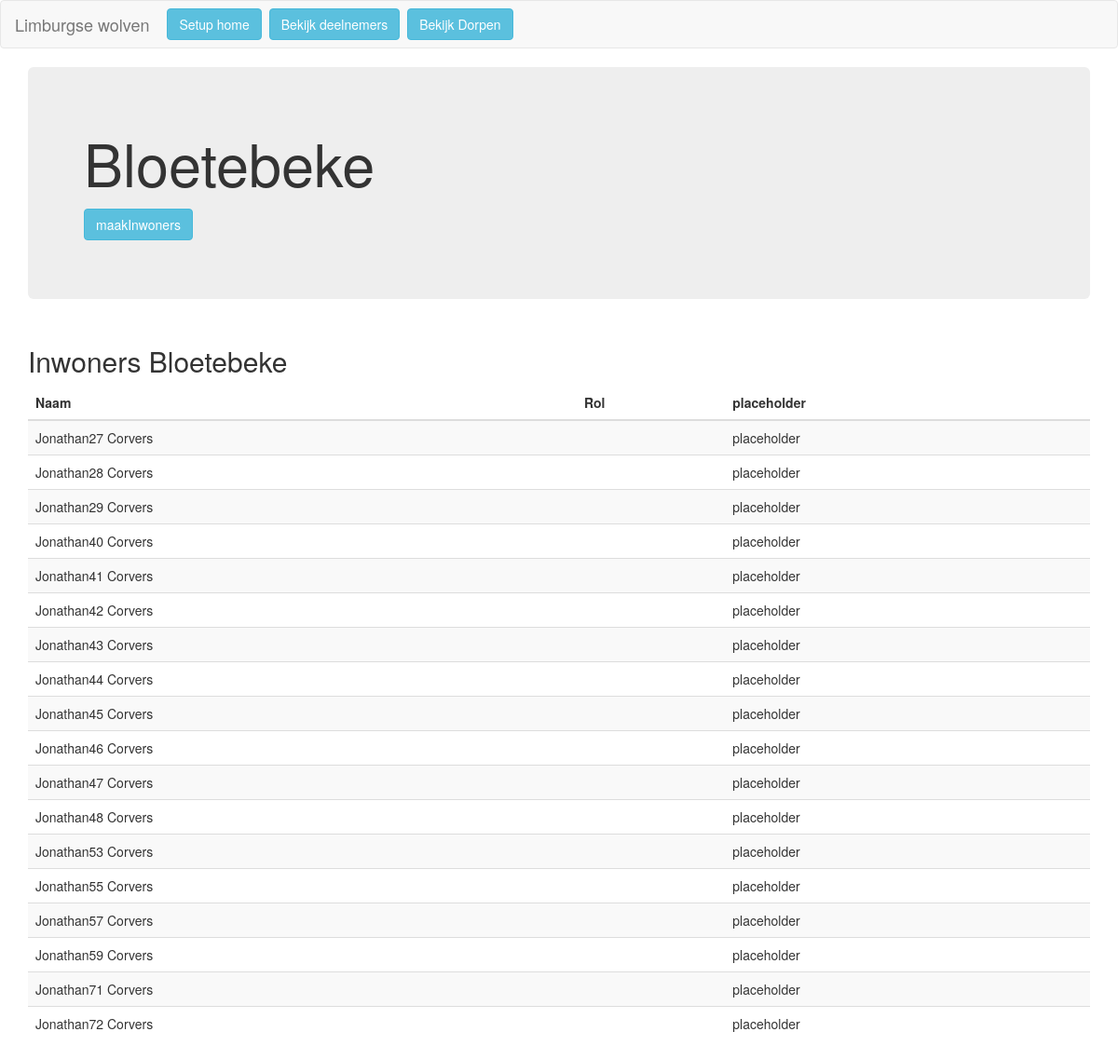
The page /village/Bloetebeke/villagers/ (signed in) on the database its author committed.
### Autospelleider/models.py (models this page shows, shortened)
@python_2_unicode_compatible
class Village(models.Model):
    village_name = models.CharField(max_length=200)
    village_ID = models.PositiveIntegerField(null=True)
    start_inhabitants = models.PositiveIntegerField(null=True)
    timer = models.OneToOneField(Timer, related_name='village_timer', on_delete=models.CASCADE, blank=True, null=True)
    balance = models.IntegerField(null=True, blank=True)
    start_characters_amounts = models.CharField(max_length=200, null=True,blank=True)
    start_characters = models.CharField(max_length=1000, null=True,blank=True)
    influences = models.CharField(max_length=200, null=True,blank=True)

@python_2_unicode_compatible
class Villager(models.Model):
    role = models.CharField(max_length=200, blank=True)
    familiars = models.ManyToManyField("self", blank=True, related_name='villager_familiars')
    village = models.ForeignKey(Village, on_delete=models.SET_NULL, blank=True, null=True)
    participant = models.OneToOneField(Participant, on_delete=models.CASCADE, null=True)
    alive = models.BooleanField(default=True)
    seat = models.PositiveIntegerField(blank=True, null=True)

@python_2_unicode_compatible
class Participant(models.Model):
    first_name = models.CharField(max_length=200)
    last_name = models.CharField(max_length=200)
    participant_ID = models.PositiveIntegerField(null=True)
    reservation_ID = models.PositiveIntegerField(null=True)
    group = models.ForeignKey(Group, on_delete=models.SET_NULL, blank=True, null=True,)
    main_subscriber = models.BooleanField(default=False)
    paid = models.BooleanField(default=False)
    present = models.BooleanField(default=False)

### Autospelleider/views.py (the view)
# urls.py: url(r'^village/(?P<village_name>.+?)/villagers/$', views.villagers, name='villagers'),
@login_required(login_url='/admin/login/')
def villagers(request, village_name):
    village = get_object_or_404(Village, village_name=village_name)
    return render(request, 'Autospelleider/villagers.html', {
        'village': village,
    })

### Autospelleider/templates/Autospelleider/villagers.html (shortened to what this page needs)
{% extends "Autospelleider/navbar.html" %}
{% block jumbotron %}
<div class="container">
  <div class="jumbotron">
    <h1>{{ village.village_name }}</h1>
    <p><form action="{% url 'Autospelleider:maakInwoners' village.village_name %}" method="post">
                <input type="submit" value="maakInwoners" class="btn btn-info">
            </form></p>
  </div>
</div>
{% endblock %}
{% block content %}
<div class="container">
  <h2>Inwoners {{ village.village_name }}</h2>
  <table class="table table-striped">
    <thead>
      <tr>
        <th>Naam</th>
        <th>Rol</th>
        <th>placeholder</th>
      </tr>
    </thead>
    <tbody>
      {% for villager in village.villager_set.all %}
      <tr>
        <td>{{ villager.participant.first_name }} {{ villager.participant.last_name }}</td>
        <td>{{ villager.role }}</td>
        <td>placeholder</td>
      </tr>
      {% endfor %}
    </tbody>
  </table>
</div>
{% endblock %}

### rows shown on the page
Village: village_name "Bloetebeke"
Villager: participant.first_name "Jonathan27", participant.last_name "Corvers"
Villager: participant.first_name "Jonathan28", participant.last_name "Corvers"
Villager: participant.first_name "Jonathan29", participant.last_name "Corvers"
Villager: participant.first_name "Jonathan40", participant.last_name "Corvers"
Villager: participant.first_name "Jonathan41", participant.last_name "Corvers"
Villager: participant.first_name "Jonathan42", participant.last_name "Corvers"
Villager: participant.first_name "Jonathan43", participant.last_name "Corvers"
Villager: participant.first_name "Jonathan44", participant.last_name "Corvers"
Villager: participant.first_name "Jonathan45", participant.last_name "Corvers"
Villager: participant.first_name "Jonathan46", participant.last_name "Corvers"
Villager: participant.first_name "Jonathan47", participant.last_name "Corvers"
Villager: participant.first_name "Jonathan48", participant.last_name "Corvers"
Villager: participant.first_name "Jonathan53", participant.last_name "Corvers"
Villager: participant.first_name "Jonathan55", participant.last_name "Corvers"
Villager: participant.first_name "Jonathan57", participant.last_name "Corvers"
Villager: participant.first_name "Jonathan59", participant.last_name "Corvers"
Villager: participant.first_name "Jonathan71", participant.last_name "Corvers"
Villager: participant.first_name "Jonathan72", participant.last_name "Corvers"
